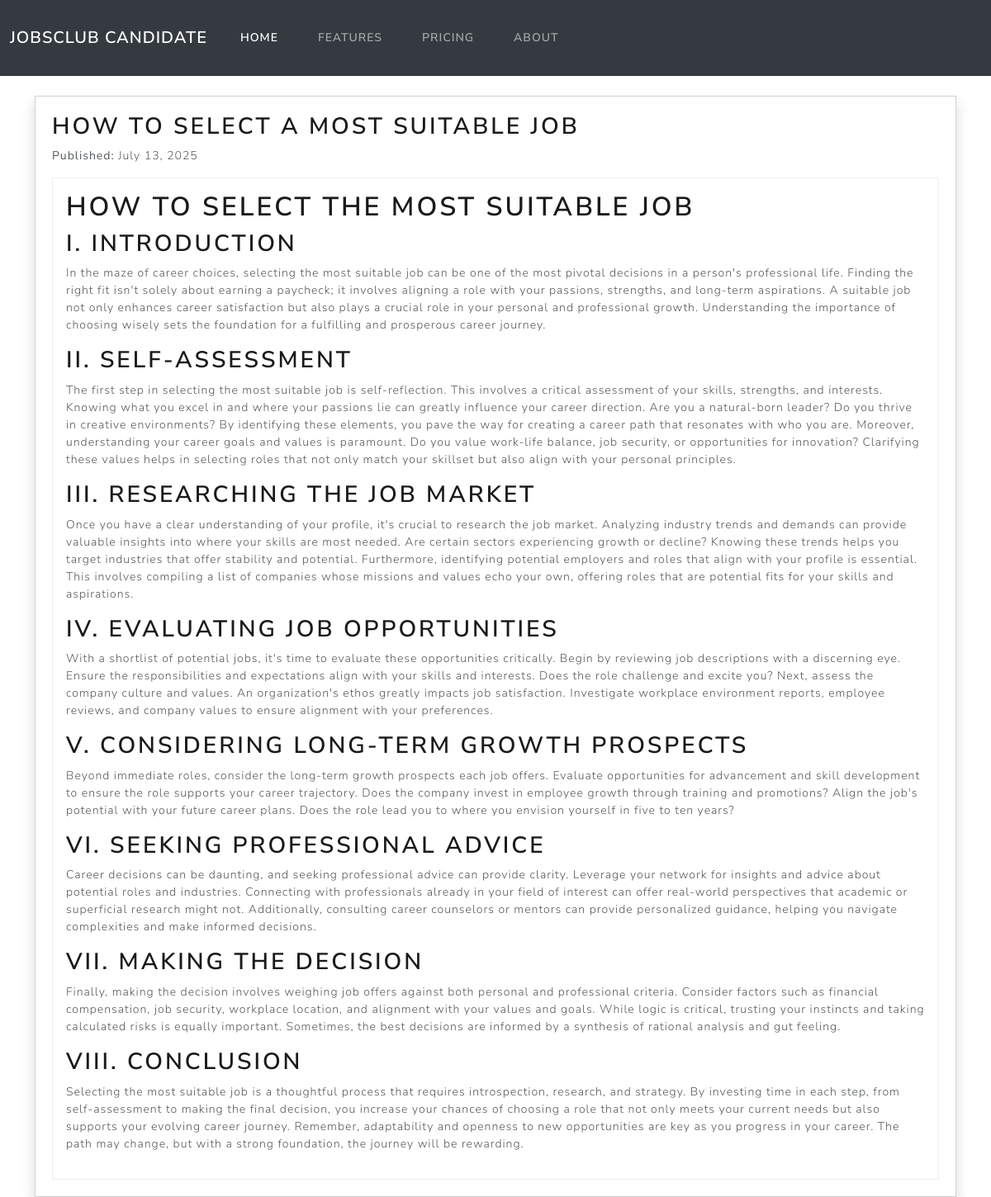
The app's page /blog/4/ with its own data.
### employers/models.py (models this page shows, shortened)
class BlogPost(models.Model):
    employer = models.ForeignKey("Employer", on_delete=models.CASCADE)  #Link to employer
    title = models.CharField(max_length=255)
    approved = models.CharField(max_length=50, default='no')
    outline = models.TextField()  #Store AI-generated outline
    content = models.TextField()
    created_at = models.DateTimeField(default=now)

### jobsclub/views.py (the view)
# urls.py: path("blog/<int:blog_id>/", blog_details, name="blog_details"),  #Blog details page
def blog_details(request, blog_id):
    blog = get_object_or_404(BlogPost, id=blog_id, approved="yes")
    blog.content = markdown.markdown(blog.content)  #Convert Markdown to HTML
    return render(request, "blog_details.html", {"blog": blog})

### jobsclub/templates/blog_details.html
{% extends "base.html" %}
{% block content %}
<div class="toast show" style="padding:20px;width:100%;">
    <h2>{{ blog.title }}</h2>
    <p><strong>Published:</strong> {{ blog.created_at|date:"F d, Y" }}</p>
    <div class="border p-3">{{ blog.content|safe }}</div>
</div>
{% endblock %}

### records on screen
BlogPost: title "HOW TO SELECT A MOST SUITABLE JOB", created_at "July 13, 2025", content "HOW TO SELECT THE MOST SUITABLE JOB I. INTRODUCTION In the maze of career choices, selecting the most suitable job can be one of the most pivotal decisions in a person's professional life. Finding the right fit isn't solely about earning a paycheck; it involves aligning a role with your passions, strengths, and long-term aspirations. A suitable job not only enhances career satisfaction but also plays a crucial role in your personal and professional growth. Understanding the importance of choosing wisely sets the foundation for a fulfilling and prosperous career journey. II. SELF-ASSESSMENT The first step in selecting the most suitable job is self-reflection. This involves a critical…"
